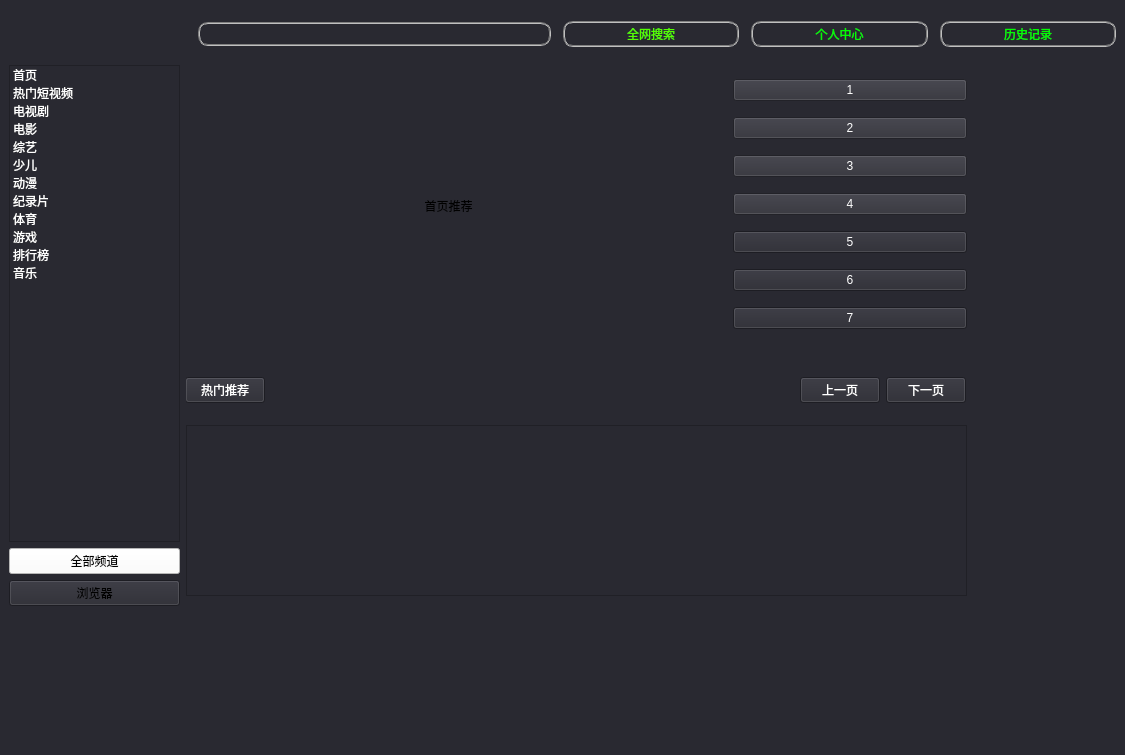
<?xml version="1.0" encoding="UTF-8"?>
<ui version="4.0">
 <class>MainWindow</class>
 <widget class="QMainWindow" name="MainWindow">
  <property name="geometry">
   <rect>
    <x>0</x>
    <y>0</y>
    <width>1125</width>
    <height>755</height>
   </rect>
  </property>
  <property name="windowTitle">
   <string>MainWindow</string>
  </property>
  <property name="styleSheet">
   <string notr="true">background-color:rgb(41, 41, 49);</string>
  </property>
  <widget class="QWidget" name="centralwidget">
   <property name="enabled">
    <bool>true</bool>
   </property>
   <property name="sizePolicy">
    <sizepolicy hsizetype="Minimum" vsizetype="Minimum">
     <horstretch>0</horstretch>
     <verstretch>0</verstretch>
    </sizepolicy>
   </property>
   <layout class="QGridLayout" name="gridLayout_2">
    <item row="0" column="0">
     <layout class="QVBoxLayout" name="verticalLayout_4" stretch="1,6">
      <item>
       <layout class="QHBoxLayout" name="horizontalLayout" stretch="2,4,2,2,2">
        <property name="spacing">
         <number>12</number>
        </property>
        <item>
         <widget class="QLabel" name="label">
          <property name="minimumSize">
           <size>
            <width>0</width>
            <height>50</height>
           </size>
          </property>
          <property name="styleSheet">
           <string notr="true">image: url(:/image/image/logo.png);</string>
          </property>
          <property name="text">
           <string/>
          </property>
         </widget>
        </item>
        <item>
         <widget class="QLineEdit" name="lineEdit">
          <property name="styleSheet">
           <string notr="true">color: rgb(255, 255, 255);
border:2px groove gray;
border-radius:10px;
padding:2px 4px</string>
          </property>
         </widget>
        </item>
        <item>
         <widget class="QPushButton" name="pushButton_3">
          <property name="styleSheet">
           <string notr="true">color: rgb(85, 255, 0);

border:2px groove gray;
border-radius:10px;
padding:2px 4px</string>
          </property>
          <property name="text">
           <string>全网搜索</string>
          </property>
         </widget>
        </item>
        <item>
         <widget class="QPushButton" name="personalCenter">
          <property name="styleSheet">
           <string notr="true">color: rgb(0, 255, 0);

border:2px groove gray;
border-radius:10px;
padding:2px 4px</string>
          </property>
          <property name="text">
           <string>个人中心</string>
          </property>
         </widget>
        </item>
        <item>
         <widget class="QPushButton" name="pushButton">
          <property name="styleSheet">
           <string notr="true">color: rgb(0, 255, 0);

border:2px groove gray;
border-radius:10px;
padding:2px 4px</string>
          </property>
          <property name="text">
           <string>历史记录</string>
          </property>
         </widget>
        </item>
       </layout>
      </item>
      <item>
       <layout class="QHBoxLayout" name="horizontalLayout_2" stretch="0">
        <property name="spacing">
         <number>14</number>
        </property>
        <item>
         <widget class="QWidget" name="widget" native="true">
          <widget class="QWidget" name="layoutWidget">
           <property name="geometry">
            <rect>
             <x>0</x>
             <y>0</y>
             <width>1031</width>
             <height>541</height>
            </rect>
           </property>
           <layout class="QHBoxLayout" name="horizontalLayout_3" stretch="2,10">
            <item>
             <layout class="QVBoxLayout" name="verticalLayout_2">
              <item>
               <widget class="QListWidget" name="listWidget">
                <property name="styleSheet">
                 <string notr="true">color: rgb(255, 255, 255);
font: 13pt &quot;宋体&quot;;
</string>
                </property>
                <item>
                 <property name="text">
                  <string>首页</string>
                 </property>
                </item>
                <item>
                 <property name="text">
                  <string>热门短视频</string>
                 </property>
                </item>
                <item>
                 <property name="text">
                  <string>电视剧</string>
                 </property>
                </item>
                <item>
                 <property name="text">
                  <string>电影</string>
                 </property>
                </item>
                <item>
                 <property name="text">
                  <string>综艺</string>
                 </property>
                </item>
                <item>
                 <property name="text">
                  <string>少儿</string>
                 </property>
                </item>
                <item>
                 <property name="text">
                  <string>动漫</string>
                 </property>
                </item>
                <item>
                 <property name="text">
                  <string>纪录片</string>
                 </property>
                </item>
                <item>
                 <property name="text">
                  <string>体育</string>
                 </property>
                </item>
                <item>
                 <property name="text">
                  <string>游戏</string>
                 </property>
                </item>
                <item>
                 <property name="text">
                  <string>排行榜</string>
                 </property>
                </item>
                <item>
                 <property name="text">
                  <string>音乐</string>
                 </property>
                </item>
               </widget>
              </item>
              <item>
               <widget class="QPushButton" name="pushButton_4">
                <property name="styleSheet">
                 <string notr="true">background-color: rgb(255, 255, 255);</string>
                </property>
                <property name="text">
                 <string>全部频道</string>
                </property>
               </widget>
              </item>
              <item>
               <widget class="QPushButton" name="browerser">
                <property name="text">
                 <string>浏览器</string>
                </property>
               </widget>
              </item>
             </layout>
            </item>
            <item>
             <widget class="QStackedWidget" name="stackedWidget">
              <property name="sizePolicy">
               <sizepolicy hsizetype="Expanding" vsizetype="Expanding">
                <horstretch>0</horstretch>
                <verstretch>0</verstretch>
               </sizepolicy>
              </property>
              <property name="currentIndex">
               <number>0</number>
              </property>
              <widget class="QWidget" name="page_3">
               <widget class="QWidget" name="widget_2" native="true">
                <property name="geometry">
                 <rect>
                  <x>0</x>
                  <y>10</y>
                  <width>851</width>
                  <height>521</height>
                 </rect>
                </property>
                <property name="sizePolicy">
                 <sizepolicy hsizetype="Expanding" vsizetype="Expanding">
                  <horstretch>0</horstretch>
                  <verstretch>0</verstretch>
                 </sizepolicy>
                </property>
                <widget class="QWidget" name="horizontalLayoutWidget_2">
                 <property name="geometry">
                  <rect>
                   <x>-10</x>
                   <y>0</y>
                   <width>791</width>
                   <height>261</height>
                  </rect>
                 </property>
                 <layout class="QHBoxLayout" name="horizontalLayout_4" stretch="7,3">
                  <property name="spacing">
                   <number>12</number>
                  </property>
                  <item>
                   <widget class="QLabel" name="firstLogo">
                    <property name="styleSheet">
                     <string notr="true">background-color:rgb(41, 41, 49);</string>
                    </property>
                    <property name="text">
                     <string>首页推荐</string>
                    </property>
                    <property name="alignment">
                     <set>Qt::AlignCenter</set>
                    </property>
                   </widget>
                  </item>
                  <item>
                   <layout class="QVBoxLayout" name="verticalLayout" stretch="0,0,1,1,1,1,1">
                    <property name="sizeConstraint">
                     <enum>QLayout::SetMinAndMaxSize</enum>
                    </property>
                    <item>
                     <widget class="QPushButton" name="pushButton1">
                      <property name="enabled">
                       <bool>true</bool>
                      </property>
                      <property name="sizePolicy">
                       <sizepolicy hsizetype="Expanding" vsizetype="Fixed">
                        <horstretch>0</horstretch>
                        <verstretch>0</verstretch>
                       </sizepolicy>
                      </property>
                      <property name="contextMenuPolicy">
                       <enum>Qt::DefaultContextMenu</enum>
                      </property>
                      <property name="styleSheet">
                       <string notr="true">color: rgb(255, 255, 255);
background-color: rgb(48, 48, 56);
</string>
                      </property>
                      <property name="text">
                       <string>1</string>
                      </property>
                     </widget>
                    </item>
                    <item>
                     <widget class="QPushButton" name="pushButton2">
                      <property name="sizePolicy">
                       <sizepolicy hsizetype="Expanding" vsizetype="Fixed">
                        <horstretch>0</horstretch>
                        <verstretch>0</verstretch>
                       </sizepolicy>
                      </property>
                      <property name="styleSheet">
                       <string notr="true">color: rgb(255, 255, 255);
background-color: rgb(48, 48, 56);
</string>
                      </property>
                      <property name="text">
                       <string>2</string>
                      </property>
                     </widget>
                    </item>
                    <item>
                     <widget class="QPushButton" name="pushButton3">
                      <property name="sizePolicy">
                       <sizepolicy hsizetype="Expanding" vsizetype="Fixed">
                        <horstretch>0</horstretch>
                        <verstretch>0</verstretch>
                       </sizepolicy>
                      </property>
                      <property name="styleSheet">
                       <string notr="true">color: rgb(255, 255, 255);
background-color: rgb(48, 48, 56);</string>
                      </property>
                      <property name="text">
                       <string>3</string>
                      </property>
                     </widget>
                    </item>
                    <item>
                     <widget class="QPushButton" name="pushButton4">
                      <property name="sizePolicy">
                       <sizepolicy hsizetype="Expanding" vsizetype="Fixed">
                        <horstretch>0</horstretch>
                        <verstretch>0</verstretch>
                       </sizepolicy>
                      </property>
                      <property name="styleSheet">
                       <string notr="true">color: rgb(255, 255, 255);
background-color: rgb(48, 48, 56);</string>
                      </property>
                      <property name="text">
                       <string>4</string>
                      </property>
                     </widget>
                    </item>
                    <item>
                     <widget class="QPushButton" name="pushButton5">
                      <property name="sizePolicy">
                       <sizepolicy hsizetype="Expanding" vsizetype="Fixed">
                        <horstretch>0</horstretch>
                        <verstretch>0</verstretch>
                       </sizepolicy>
                      </property>
                      <property name="styleSheet">
                       <string notr="true">color: rgb(255, 255, 255);</string>
                      </property>
                      <property name="text">
                       <string>5</string>
                      </property>
                     </widget>
                    </item>
                    <item>
                     <widget class="QPushButton" name="pushButton6">
                      <property name="sizePolicy">
                       <sizepolicy hsizetype="Preferred" vsizetype="Fixed">
                        <horstretch>0</horstretch>
                        <verstretch>0</verstretch>
                       </sizepolicy>
                      </property>
                      <property name="styleSheet">
                       <string notr="true">color: rgb(255, 255, 255);</string>
                      </property>
                      <property name="text">
                       <string>6</string>
                      </property>
                     </widget>
                    </item>
                    <item>
                     <widget class="QPushButton" name="pushButton7">
                      <property name="sizePolicy">
                       <sizepolicy hsizetype="Expanding" vsizetype="Fixed">
                        <horstretch>0</horstretch>
                        <verstretch>0</verstretch>
                       </sizepolicy>
                      </property>
                      <property name="styleSheet">
                       <string notr="true">color: rgb(255, 255, 255);</string>
                      </property>
                      <property name="text">
                       <string>7</string>
                      </property>
                     </widget>
                    </item>
                   </layout>
                  </item>
                 </layout>
                </widget>
                <widget class="QWidget" name="horizontalLayoutWidget">
                 <property name="geometry">
                  <rect>
                   <x>-1</x>
                   <y>290</y>
                   <width>781</width>
                   <height>51</height>
                  </rect>
                 </property>
                 <layout class="QHBoxLayout" name="horizontalLayout_5">
                  <item>
                   <widget class="QPushButton" name="pushButton_2">
                    <property name="styleSheet">
                     <string notr="true">color: rgb(255, 255, 255);
background-color:rgb(41, 41, 49);</string>
                    </property>
                    <property name="text">
                     <string>热门推荐</string>
                    </property>
                   </widget>
                  </item>
                  <item>
                   <spacer name="horizontalSpacer">
                    <property name="orientation">
                     <enum>Qt::Horizontal</enum>
                    </property>
                    <property name="sizeHint" stdset="0">
                     <size>
                      <width>40</width>
                      <height>20</height>
                     </size>
                    </property>
                   </spacer>
                  </item>
                  <item>
                   <widget class="QPushButton" name="upButton">
                    <property name="styleSheet">
                     <string notr="true">color: rgb(255, 255, 255);
background-color:rgb(41, 41, 49);</string>
                    </property>
                    <property name="text">
                     <string>上一页</string>
                    </property>
                   </widget>
                  </item>
                  <item>
                   <widget class="QPushButton" name="downButton">
                    <property name="styleSheet">
                     <string notr="true">color: rgb(255, 255, 255);
background-color:rgb(41, 41, 49);</string>
                    </property>
                    <property name="text">
                     <string>下一页</string>
                    </property>
                   </widget>
                  </item>
                 </layout>
                </widget>
                <widget class="QWidget" name="verticalLayoutWidget">
                 <property name="geometry">
                  <rect>
                   <x>0</x>
                   <y>350</y>
                   <width>781</width>
                   <height>171</height>
                  </rect>
                 </property>
                 <layout class="QVBoxLayout" name="verticalLayout_3">
                  <item>
                   <widget class="QListWidget" name="listWidget_2"/>
                  </item>
                 </layout>
                </widget>
               </widget>
              </widget>
              <widget class="QWidget" name="page_4">
               <property name="enabled">
                <bool>true</bool>
               </property>
              </widget>
             </widget>
            </item>
           </layout>
          </widget>
         </widget>
        </item>
       </layout>
      </item>
     </layout>
    </item>
   </layout>
  </widget>
 </widget>
 <resources/>
 <connections/>
</ui>
